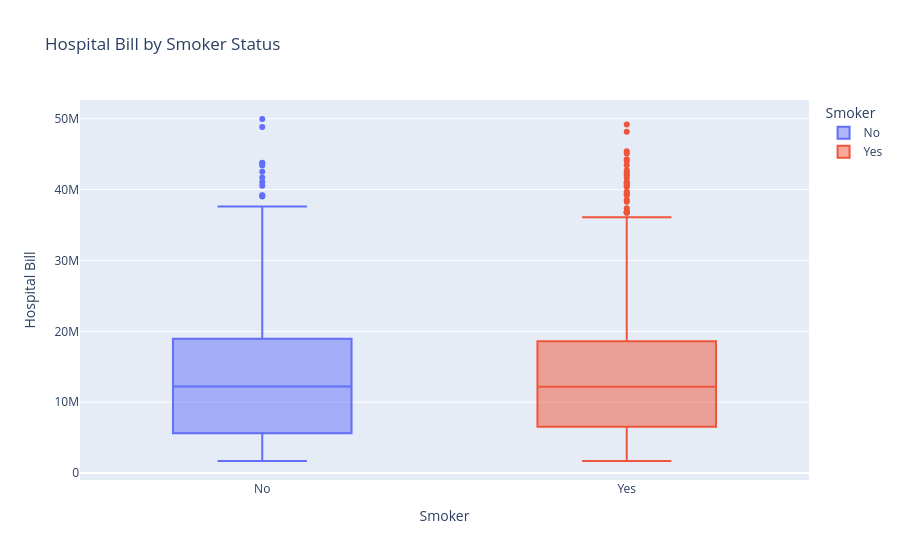

Source (notebook cell):
### Code cell
fig7 = px.box(
    df,
    x="Smoker",
    y="Hospital Bill",
    color="Smoker",
    title="Hospital Bill by Smoker Status"
)

fig7.show()

### Figure 1 — Plotly figure (JSON) as saved in the notebook; plotly's stock layout.template omitted (floating-point values rounded to 4 significant figures; data arrays with more than 128 entries replaced by an {"elided": "..."} marker saying what was removed)
{"data": [{"alignmentgroup": "True", "hovertemplate": "Smoker=%{x}<br>Hospital Bill=%{y}<extra></extra>", "legendgroup": "No", "marker": {"color": "#636efa"}, "name": "No", "notched": false, "offsetgroup": "No", "orientation": "v", "showlegend": true, "type": "box", "x": {"elided": "354 str values"}, "x0": " ", "xaxis": "x", "y": {"elided": "354 float values"}, "y0": " ", "yaxis": "y"}, {"alignmentgroup": "True", "hovertemplate": "Smoker=%{x}<br>Hospital Bill=%{y}<extra></extra>", "legendgroup": "Yes", "marker": {"color": "#EF553B"}, "name": "Yes", "notched": false, "offsetgroup": "Yes", "orientation": "v", "showlegend": true, "type": "box", "x": {"elided": "463 str values"}, "x0": " ", "xaxis": "x", "y": {"elided": "463 float values"}, "y0": " ", "yaxis": "y"}], "layout": {"boxmode": "overlay", "legend": {"title": {"text": "Smoker"}, "tracegroupgap": 0}, "title": {"text": "Hospital Bill by Smoker Status"}, "xaxis": {"anchor": "y", "categoryarray": ["No", "Yes"], "categoryorder": "array", "domain": [0, 1], "title": {"text": "Smoker"}}, "yaxis": {"anchor": "x", "domain": [0, 1], "title": {"text": "Hospital Bill"}}}}
